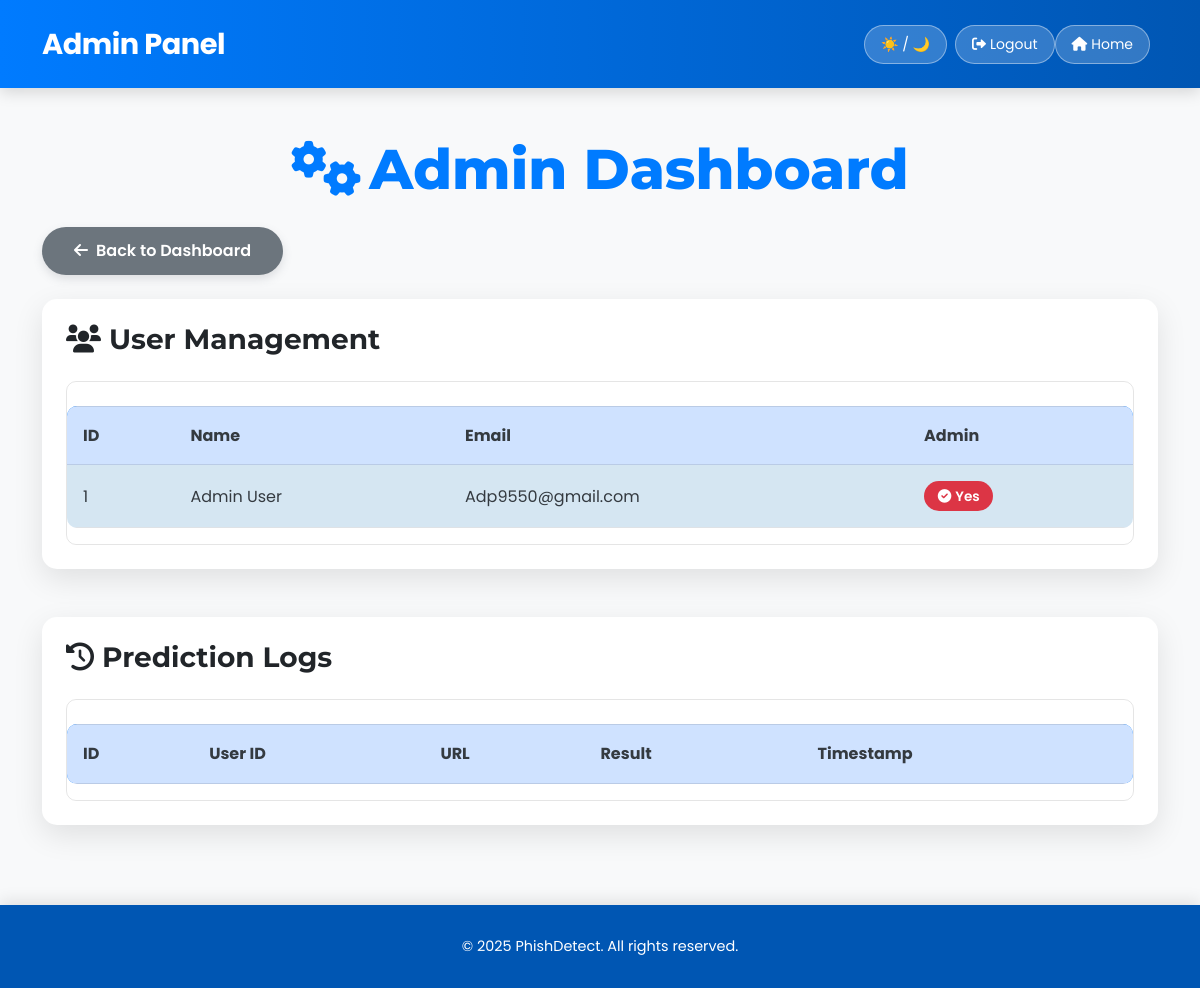
The page /admin (signed in) on the database its author committed.
### app.py (models this page shows)
class User(db.Model, UserMixin):
    id = db.Column(db.Integer, primary_key=True)
    name = db.Column(db.String(100), nullable=False)
    email = db.Column(db.String(120), unique=True, nullable=False)
    password = db.Column(db.String(200), nullable=False)
    is_admin = db.Column(db.Boolean, default=False)
    history = db.relationship('URLHistory', backref='owner', lazy=True)

### app.py (the view)
@app.route('/admin')
@login_required
def admin():
    if not current_user.is_admin:
        flash("Unauthorized access! You must be an administrator.", "danger")
        return redirect(url_for('dashboard'))
    users = User.query.all()
    history = URLHistory.query.order_by(URLHistory.timestamp.desc()).all()
    return render_template('admin.html', users=users, history=history)

### app.py (called while the page is built)
@login_manager.user_loader
def load_user(user_id):
    return db.session.get(User, int(user_id))

### templates/admin.html (shortened to what this page needs)
<!DOCTYPE html>
<html lang="en">
<head>
    <link href="https://cdn.jsdelivr.net/npm/bootstrap@5.3.0-alpha3/dist/css/bootstrap.min.css" rel="stylesheet">
    <link rel="stylesheet" href="https://cdnjs.cloudflare.com/ajax/libs/font-awesome/6.0.0-beta3/css/all.min.css">
    <link rel="stylesheet" href="{{ url_for('static', filename='styles.css') }}">
</head>
<body>
    <nav class="navbar navbar-expand-lg navbar-dark">
        <div class="container-fluid container-xl">
            <a class="navbar-brand" href="#">Admin Panel</a>
            <button id="theme-toggle" class="btn btn-light btn-sm ms-auto me-2">☀️ / 🌙</button>
            <a href="/logout" class="btn btn-light btn-sm"><i class="fas fa-sign-out-alt me-1"></i>Logout</a>
            <a href="/" class="btn btn-light btn-sm me-2"><i class="fas fa-home me-1"></i>Home</a>
        </div>
    </nav>
    <div class="container mt-5 container-xl">
        <h1 class="text-center mb-4 display-4"><i class="fas fa-cogs me-2"></i>Admin Dashboard</h1>
        <a href="/dashboard" class="btn btn-secondary mb-4">
            <i class="fas fa-arrow-left me-2"></i>Back to Dashboard
        </a>
        <div class="card mb-5 p-4">
            <h3 class="card-title mb-4"><i class="fas fa-users me-2"></i>User Management</h3>
            <div class="table-responsive">
                <table class="table table-striped table-hover">
                    <thead class="table-primary">
                        <tr>
                            <th>ID</th>
                            <th>Name</th>
                            <th>Email</th>
                            <th>Admin</th>
                        </tr>
                    </thead>
                    <tbody>
                        {% for user in users %}
                        <tr>
                            <td>{{ user.id }}</td>
                            <td>{{ user.name }}</td>
                            <td>{{ user.email }}</td>
                            <td>
                                {% if user.is_admin %}
                                <span class="badge bg-danger"><i class="fas fa-check-circle me-1"></i>Yes</span>
                                {% else %}
                                <span class="badge bg-success"><i class="fas fa-times-circle me-1"></i>No</span>
                                {% endif %}
                            </td>
                        </tr>
                        {% endfor %}
                    </tbody>
                </table>
            </div>
        </div>
        <div class="card p-4">
            <h3 class="card-title mb-4"><i class="fas fa-history me-2"></i>Prediction Logs</h3>
            <div class="table-responsive">
                <table class="table table-striped table-hover">
                    <thead class="table-primary">
                        <tr>
                            <th>ID</th>
                            <th>User ID</th>
                            <th>URL</th>
                            <th>Result</th>
                            <th>Timestamp</th>
                        </tr>
                    </thead>
                </table>
            </div>
        </div>
    </div>
    <footer class="text-white">
        <div class="container-xl">
            <p class="mb-0">&copy; 2025 PhishDetect. All rights reserved.</p>
        </div>
    </footer>
</body>
</html>

### static/styles.css (style rules this page uses)
:root { --primary-blue: #007bff; --dark-blue: #0056b3; --light-blue: #e0f2ff; --text-color-dark: #343a40; --text-color-light: #6c757d; --background-light: #f8f9fa; --card-background-light: #ffffff; --border-light: rgba(0, 0, 0, 0.1); --shadow-light: rgba(0, 0, 0, 0.1); --gradient-start: #007bff; --gradient-end: #0056b3; --color-danger: #dc3545; --color-success: #28a745; --color-info: #17a2b8; --color-warning: #ffc107; }
body { font-family: 'Poppins', sans-serif; background-color: var(--background-light); color: var(--text-color-dark); margin: 0; padding: 0; line-height: 1.6; transition: background-color 0.4s ease, color 0.4s ease; }
h1, h2, h3, h4, h5, h6 { font-family: 'Montserrat', sans-serif; font-weight: 700; color: var(--text-color-dark); transition: color 0.4s ease; }
.display-4 { font-weight: 800; color: var(--primary-blue); }
.navbar { background: linear-gradient(to right, var(--gradient-start), var(--gradient-end)) !important; box-shadow: 0 4px 15px rgba(0, 0, 0, 0.15); padding: 1rem 0; }
.navbar-brand { font-size: 1.8rem; font-weight: 700; color: white !important; letter-spacing: -0.5px; }
.navbar .btn-light { background-color: rgba(255, 255, 255, 0.2); border: 1px solid rgba(255, 255, 255, 0.4); color: white; padding: 0.5rem 1rem; border-radius: 50px; transition: all 0.3s ease; }
.btn-secondary { background-color: var(--text-color-light); border: none; border-radius: 50px; padding: 0.75rem 2rem; font-weight: 600; box-shadow: 0 4px 10px rgba(108, 117, 125, 0.2); transition: all 0.3s ease; }
.card { border: none; border-radius: 15px; box-shadow: 0 10px 30px var(--shadow-light); background-color: var(--card-background-light); transition: all 0.4s ease; overflow: hidden; }
footer { background-color: var(--dark-blue); color: white; text-align: center; padding: 30px 0; margin-top: 5rem; font-size: 0.9rem; box-shadow: 0 -4px 15px rgba(0, 0, 0, 0.1); transition: background-color 0.4s ease, color 0.4s ease; }
.table { border-radius: 10px; overflow: hidden; margin-top: 1.5rem; }
.table thead { background-color: var(--primary-blue); color: white; }
.table-striped > tbody > tr:nth-of-type(odd) > * { background-color: var(--light-blue); }
.table th, .table td { padding: 1rem; vertical-align: middle; border-top: 1px solid var(--border-light); color: var(--text-color-dark); }
.table-responsive { border-radius: 10px; overflow-x: auto; border: 1px solid var(--border-light); }
.badge { padding: 0.6em 1em; border-radius: 50px; font-weight: 600; font-size: 0.85rem; }
.badge.bg-danger { background-color: var(--color-danger) !important; }

### rows shown on the page
User: id "1", name "Admin User", email "Adp9550@gmail.com", is_admin True (drawn)
